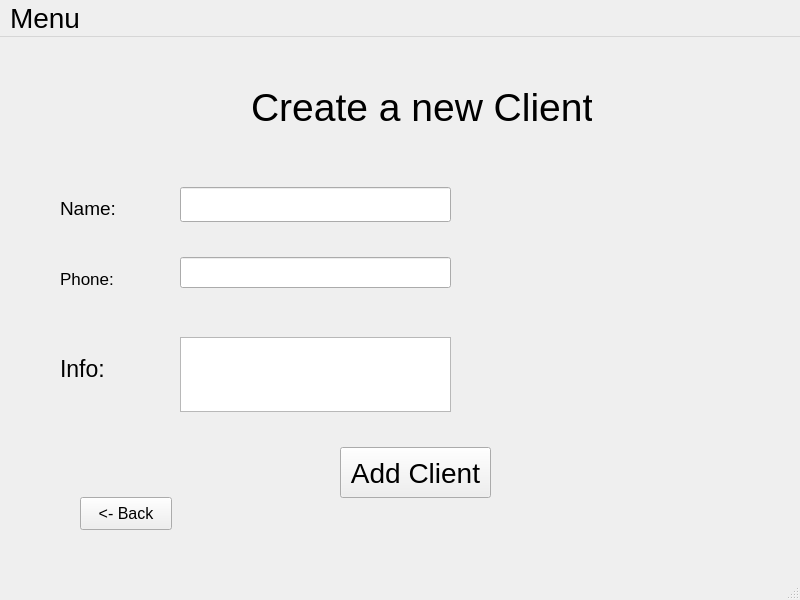
<?xml version="1.0" encoding="UTF-8"?>
<ui version="4.0">
 <class>MainWindow</class>
 <widget class="QMainWindow" name="MainWindow">
  <property name="geometry">
   <rect>
    <x>0</x>
    <y>0</y>
    <width>800</width>
    <height>600</height>
   </rect>
  </property>
  <property name="font">
   <font>
    <pointsize>21</pointsize>
   </font>
  </property>
  <property name="windowTitle">
   <string>MainWindow</string>
  </property>
  <widget class="QWidget" name="centralwidget">
   <widget class="QTextEdit" name="textEditNotes">
    <property name="geometry">
     <rect>
      <x>180</x>
      <y>300</y>
      <width>271</width>
      <height>75</height>
     </rect>
    </property>
   </widget>
   <widget class="QLineEdit" name="lineEditName">
    <property name="geometry">
     <rect>
      <x>180</x>
      <y>150</y>
      <width>271</width>
      <height>35</height>
     </rect>
    </property>
   </widget>
   <widget class="QLineEdit" name="lineEditPhone">
    <property name="geometry">
     <rect>
      <x>180</x>
      <y>220</y>
      <width>271</width>
      <height>31</height>
     </rect>
    </property>
   </widget>
   <widget class="QLabel" name="label">
    <property name="geometry">
     <rect>
      <x>251</x>
      <y>50</y>
      <width>341</width>
      <height>41</height>
     </rect>
    </property>
    <property name="font">
     <font>
      <pointsize>29</pointsize>
     </font>
    </property>
    <property name="text">
     <string>Create a new Client</string>
    </property>
   </widget>
   <widget class="QLabel" name="label_2">
    <property name="geometry">
     <rect>
      <x>60</x>
      <y>160</y>
      <width>62</width>
      <height>23</height>
     </rect>
    </property>
    <property name="font">
     <font>
      <pointsize>14</pointsize>
     </font>
    </property>
    <property name="text">
     <string>Name:</string>
    </property>
   </widget>
   <widget class="QLabel" name="label_3">
    <property name="geometry">
     <rect>
      <x>60</x>
      <y>230</y>
      <width>62</width>
      <height>23</height>
     </rect>
    </property>
    <property name="font">
     <font>
      <pointsize>13</pointsize>
     </font>
    </property>
    <property name="text">
     <string>Phone:</string>
    </property>
   </widget>
   <widget class="QLabel" name="label_4">
    <property name="geometry">
     <rect>
      <x>60</x>
      <y>320</y>
      <width>62</width>
      <height>23</height>
     </rect>
    </property>
    <property name="font">
     <font>
      <pointsize>17</pointsize>
     </font>
    </property>
    <property name="text">
     <string>Info:</string>
    </property>
   </widget>
   <widget class="QPushButton" name="addClientButton">
    <property name="geometry">
     <rect>
      <x>340</x>
      <y>410</y>
      <width>151</width>
      <height>51</height>
     </rect>
    </property>
    <property name="text">
     <string>Add Client</string>
    </property>
   </widget>
   <widget class="QPushButton" name="backButton">
    <property name="geometry">
     <rect>
      <x>80</x>
      <y>460</y>
      <width>92</width>
      <height>33</height>
     </rect>
    </property>
    <property name="font">
     <font>
      <pointsize>12</pointsize>
     </font>
    </property>
    <property name="text">
     <string>&lt;- Back</string>
    </property>
   </widget>
  </widget>
  <widget class="QMenuBar" name="menubar">
   <property name="geometry">
    <rect>
     <x>0</x>
     <y>0</y>
     <width>800</width>
     <height>48</height>
    </rect>
   </property>
   <widget class="QMenu" name="menuMenu">
    <property name="title">
     <string>Menu</string>
    </property>
    <addaction name="actionBack"/>
    <addaction name="actionSave"/>
   </widget>
   <addaction name="menuMenu"/>
  </widget>
  <widget class="QStatusBar" name="statusbar"/>
  <action name="actionBack">
   <property name="text">
    <string>Back</string>
   </property>
  </action>
  <action name="actionSave">
   <property name="text">
    <string>Save</string>
   </property>
  </action>
 </widget>
 <resources/>
 <connections/>
</ui>
